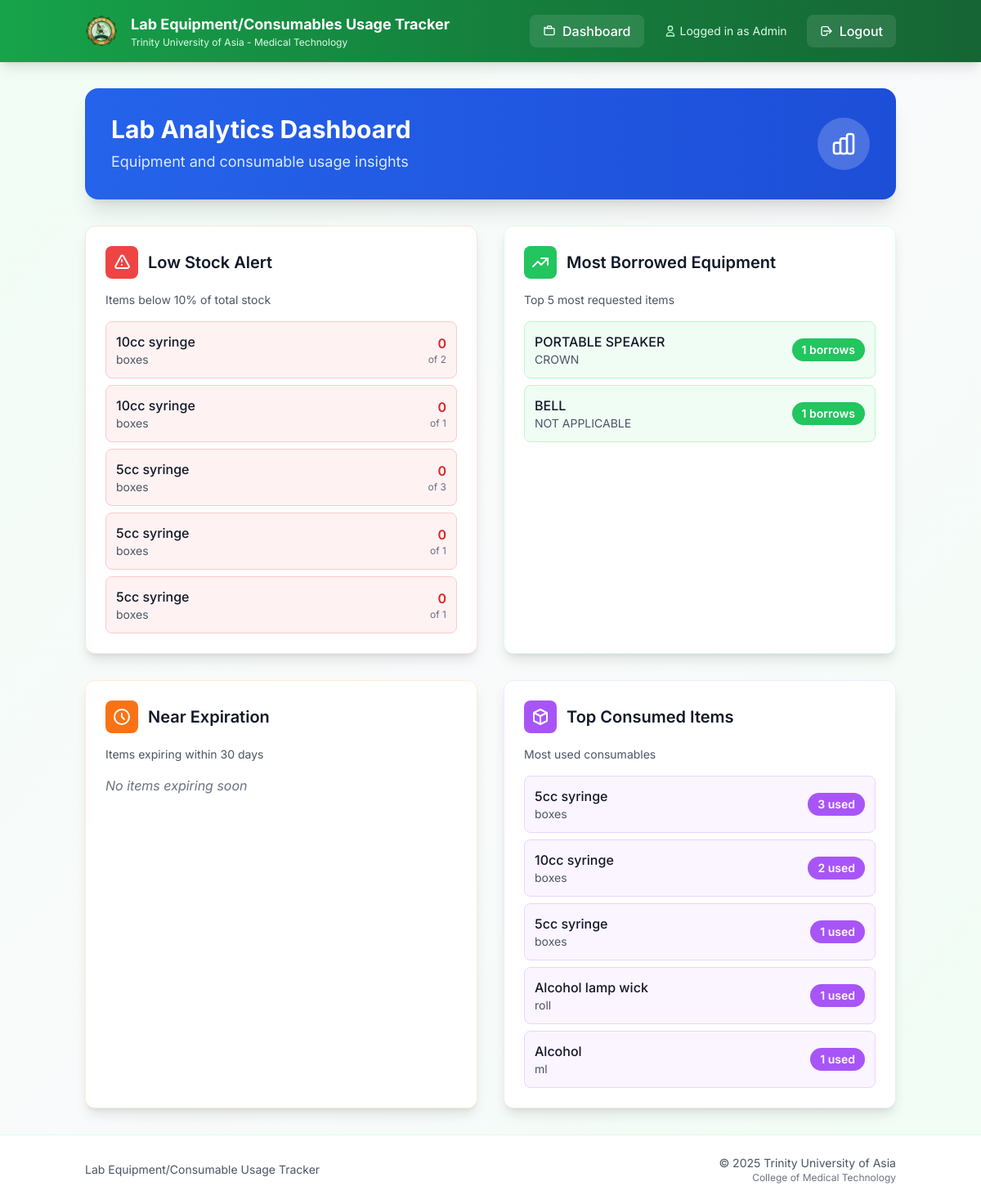
/analytics (signed in), run on an earlier commit of the app's database.
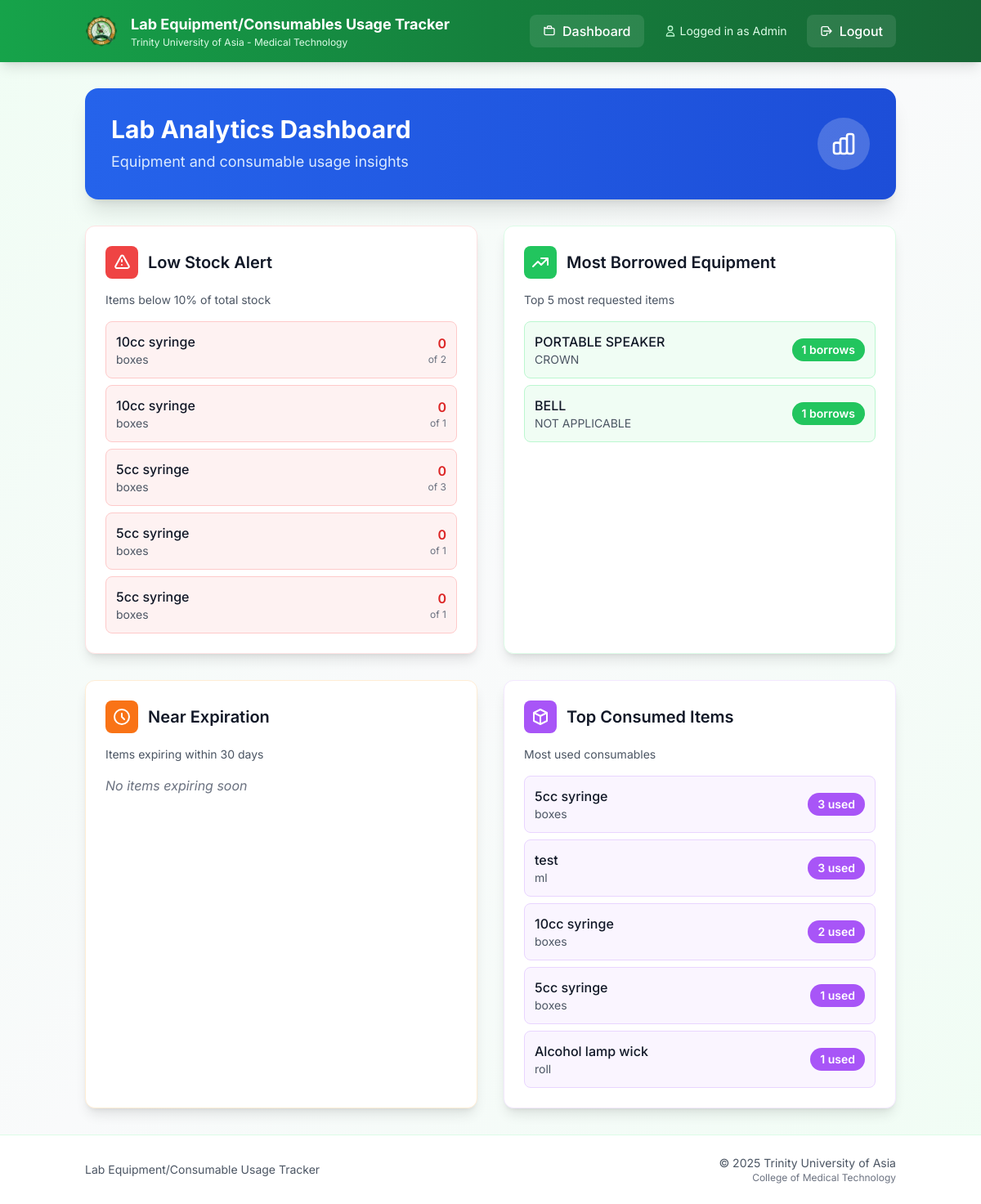
And on a later commit of the database.
### models.py (models this page shows)
class Consumable(db.Model):
    id = db.Column(db.Integer, primary_key=True)
    balance_stock = db.Column(db.Integer)
    unit = db.Column(db.String(50))
    description = db.Column(db.String(200))
    expiration = db.Column(db.String(20))
    lot_number = db.Column(db.String(50))
    date_received = db.Column(db.String(20))
    items_out = db.Column(db.Integer)
    items_on_stock = db.Column(db.Integer)
    previous_month_stock = db.Column(db.Integer)
    units_consumed = db.Column(db.Integer)
    units_expired = db.Column(db.Integer)
    is_returnable = db.Column(db.Boolean, default=False, nullable=False)

class Equipment(db.Model):
    id = db.Column(db.Integer, primary_key=True)
    description = db.Column(db.String(200), nullable=False)
    qty = db.Column(db.Integer)
    date_purchased = db.Column(db.String(20))
    serial_number = db.Column(db.String(100))
    brand_name = db.Column(db.String(100))
    model = db.Column(db.String(100))
    remarks = db.Column(db.String(100))
    location = db.Column(db.String(200))

### app.py (the view)
@app.route('/analytics')
def analytics():
    if 'user_id' not in session:
        return redirect(url_for('login'))
    low_stock_consumables = (db.session.query(Consumable)
                           .filter(Consumable.items_on_stock <= (Consumable.previous_month_stock * 0.1))
                           .filter(Consumable.previous_month_stock.isnot(None))
                           .all())
    most_borrowed = (db.session.query(Equipment, func.count(BorrowLog.id).label('borrow_count'))
                    .join(BorrowLog)
                    .group_by(Equipment.id)
                    .order_by(func.count(BorrowLog.id).desc())
                    .limit(5)
                    .all())
    from datetime import datetime, timedelta
    current_date = datetime.now().date()
    near_expiry_date = current_date + timedelta(days=30)
    near_expiration = []
    for c in Consumable.query.all():
        if c.expiration and c.expiration != 'N/A':
            try:
                exp_date = datetime.strptime(c.expiration, '%Y-%m-%d').date()
                if exp_date <= near_expiry_date:
                    near_expiration.append(c)
            except ValueError:
                continue
    top_consumed = (db.session.query(Consumable)
                   .filter(Consumable.units_consumed > 0)
                   .order_by(Consumable.units_consumed.desc())
                   .limit(5)
                   .all())
    return render_template('analytics.html',
                         low_stock=low_stock_consumables,
                         most_borrowed=most_borrowed,
                         near_expiration=near_expiration,
                         top_consumed=top_consumed)  # Top 10 most utilized

### templates/analytics.html (shortened to what the changed rows need)
{% extends "base.html" %}
{% block content %}
<div class="bg-gradient-to-r from-blue-600 to-blue-700 rounded-2xl shadow-xl text-white p-8 mb-8">
  <div class="flex items-center justify-between flex-wrap gap-4">
    <div>
      <h1 class="text-3xl font-bold mb-2">Lab Analytics Dashboard</h1>
    </div>
  </div>
</div>
<div class="grid grid-cols-1 lg:grid-cols-2 gap-8">
  <div class="bg-white rounded-xl shadow-lg border border-red-100 p-6">
    <div class="flex items-center mb-4">
      <h2 class="text-xl font-semibold text-gray-900">Low Stock Alert</h2>
    </div>
    {% if low_stock %}
      <div class="space-y-2">
        {% for item in low_stock %}
        <div class="flex justify-between items-center p-3 bg-red-50 rounded-lg border border-red-200">
          <div>
            <div class="font-medium text-gray-900">{{ item.description }}</div>
            <div class="text-sm text-gray-600">{{ item.unit }}</div>
          </div>
          <div class="text-right">
            <div class="text-red-600 font-semibold">{{ item.items_on_stock or 0 }}</div>
            <div class="text-xs text-gray-500">of {{ item.previous_month_stock or 0 }}</div>
          </div>
        </div>
        {% endfor %}
      </div>
    {% else %}
      <p class="text-gray-500 italic">No low stock items</p>
    {% endif %}
  </div>
  <div class="bg-white rounded-xl shadow-lg border border-green-100 p-6">
    <div class="flex items-center mb-4">
      <h2 class="text-xl font-semibold text-gray-900">Most Borrowed Equipment</h2>
    </div>
    {% if most_borrowed %}
      <div class="space-y-2">
        {% for equipment, count in most_borrowed %}
        <div class="flex justify-between items-center p-3 bg-green-50 rounded-lg border border-green-200">
          <div>
            <div class="font-medium text-gray-900">{{ equipment.description }}</div>
            <div class="text-sm text-gray-600">{{ equipment.brand_name or 'N/A' }}</div>
          </div>
          <div class="bg-green-500 text-white px-3 py-1 rounded-full text-sm font-semibold">
            {{ count }} borrows
          </div>
        </div>
        {% endfor %}
      </div>
    {% else %}
      <p class="text-gray-500 italic">No borrowing data available</p>
    {% endif %}
  </div>
  <div class="bg-white rounded-xl shadow-lg border border-orange-100 p-6">
    <div class="flex items-center mb-4">
      <h2 class="text-xl font-semibold text-gray-900">Near Expiration</h2>
    </div>
  </div>
  <div class="bg-white rounded-xl shadow-lg border border-purple-100 p-6">
    <div class="flex items-center mb-4">
      <h2 class="text-xl font-semibold text-gray-900">Top Consumed Items</h2>
    </div>
    {% if top_consumed %}
      <div class="space-y-2">
        {% for item in top_consumed %}
        <div class="flex justify-between items-center p-3 bg-purple-50 rounded-lg border border-purple-200">
          <div>
            <div class="font-medium text-gray-900">{{ item.description }}</div>
            <div class="text-sm text-gray-600">{{ item.unit }}</div>
          </div>
          <div class="bg-purple-500 text-white px-3 py-1 rounded-full text-sm font-semibold">
            {{ item.units_consumed or 0 }} used
          </div>
        </div>
        {% endfor %}
      </div>
    {% else %}
      <p class="text-gray-500 italic">No consumption data available</p>
    {% endif %}
  </div>
</div>
{% endblock %}

What changed in the data, as far as the page shows it:
no longer on this page (row unchanged): Consumable: description "Alcohol", unit "ml", units_consumed "1", shown under "Top Consumed Items"
now on this page (row edited): Consumable: description "test", unit "ml", units_consumed "3", shown under "Top Consumed Items"
